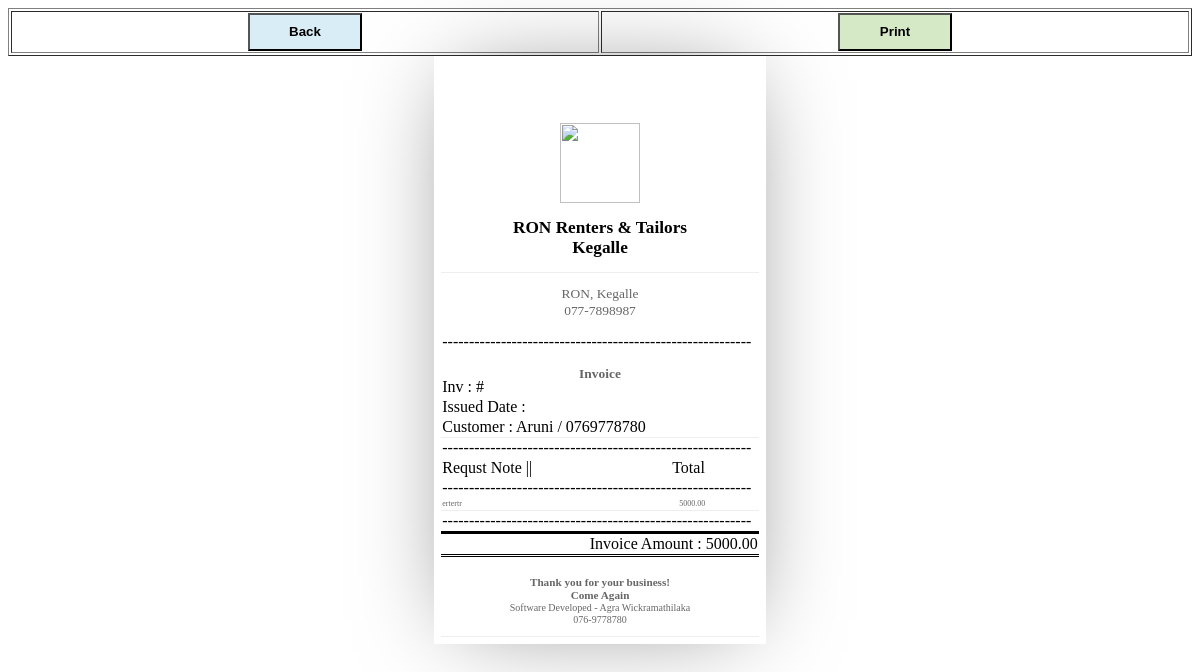
Page /others/report/custom_req_invoice.php?req_no=CR001 on the committed database.
### tables this page shows
CREATE TABLE `customer_request_payment_details` (
  `cus_req_pay_id` int(10) NOT NULL AUTO_INCREMENT,
  `cus_req_no` varchar(10) NOT NULL,
  `cus_req_inv_no` varchar(10) NOT NULL,
  `cus_req_total` decimal(15,2) DEFAULT NULL,
  `cus_req_advance` decimal(15,2) DEFAULT NULL,
  `cus_req_balance` decimal(15,2) DEFAULT NULL,
  `cus_req_added_date_time` datetime DEFAULT current_timestamp(),
  `cus_req_inv_added_user` int(5) DEFAULT NULL,
  `cus_req_status` int(2) DEFAULT 0 COMMENT '0=not completed, 1=payment completed',
  `cus_req_issued_date` datetime DEFAULT NULL,
  `cus_req_note` varchar(255) DEFAULT NULL,
  PRIMARY KEY (`cus_req_pay_id`)
);

CREATE TABLE `customer_details` (
  `cus_id` int(6) NOT NULL AUTO_INCREMENT,
  `cus_regi_no` varchar(10) NOT NULL,
  `cus_name` varchar(255) NOT NULL,
  `cus_gender` varchar(100) NOT NULL,
  `cus_nic` varchar(12) DEFAULT NULL,
  `cus_email` varchar(255) NOT NULL,
  `cus_contact` varchar(15) NOT NULL,
  `cus_address` varchar(255) DEFAULT NULL,
  `cus_status` int(155) NOT NULL DEFAULT 1,
  `cus_regi_date` datetime DEFAULT current_timestamp(),
  `cus_login_code` varchar(255) NOT NULL,
  PRIMARY KEY (`cus_id`),
  UNIQUE KEY `cus_contact` (`cus_contact`)
);

### others/class/main_funtions.php (called while the page is built, shortened)
<?php
class setting {
    function connectDB() {
        $con = mysqli_connect(DB_HOST, DB_USER, DB_PASS, DB_NAME);
        mysqli_set_charset($con, "utf8");
        return $con;
    }
    function basic_Select_Query($query) {
        $data = array();
        $result = mysqli_query($this->connectDB(), $query)or die(mysqli_error($this->connectDB()));
        while ($row = mysqli_fetch_assoc($result)) {
            $data[] = $row;
        }
        return $data;
    }
}
?>

### others/report/custom_req_invoice.php (the view, shortened to what this page needs)
<?php
require_once './others/class/main_funtions.php';
$app = new setting();
$req_no = $_GET['req_no'];
$query = "SELECT
customer_request_payment_details.cus_req_inv_no,
customer_request_payment_details.cus_req_note,
customer_request_payment_details.cus_req_total,
customer_request_payment_details.cus_req_issued_date,
customer_details.cus_name,
customer_details.cus_contact
FROM
customer_request_payment_details
INNER JOIN custom_request_details ON customer_request_payment_details.cus_req_no = custom_request_details.cus_req_no
INNER JOIN customer_details ON custom_request_details.cus_req_nic = customer_details.cus_nic
WHERE
customer_request_payment_details.cus_req_no = '{$req_no}'";
$result = $app->basic_Select_Query($query);
?>
<html>
    <head>
    </head>
    <body>
        <table border="" style="width: 100%; font-weight: bold;" class="tbl_boder displayHide center">
            <thead>
                <tr>
                    <th><a href="./?x=cus_req_complete"><button type="button" style="background-color: #D9EDF7; width: 3cm; height: 1cm;" ><b>Back</b></button></a></th>
                    <th><button type="button" onclick="window.print();" style="background-color: #D6E9C6; width: 3cm; height: 1cm;" ><b>Print</b></button></th>
                </tr>
            </thead>
        </table>
        <div id="invoice-POS">
            <center id="top">
                <div class="logo"></div>
                <div>
                    <img src="http://localhost/sms/other/images/favi/pet_me-012.jpg" style="width:80px;height: 80px">
                </div>
                <div class="info">
                    <h2>RON Renters & Tailors <br> Kegalle</h2>
                </div>
            </center>
            <div id="mid">
                <div class="info" style="text-align: center">
                    <p>
                        RON, Kegalle</br>
                        077-7898987
                    </p>
                    <table>
                        <tr> <td colspan="5">----------------------------------------------------------</td></tr>
                    </table>
                    <p>
                        <b style="margin-bottom:1px">Invoice</b>
                    </p>
                </div>
                <div class="info" style="text-align: left;margin-top:-40px;">
                    <table>
                        <tr>
                            <td>Inv : #<?php echo $result[0]['cus_req_inv_no']; ?> </td>
                        </tr>
                        <tr>
                            <td>Issued Date : <?php echo $result[0]['cus_req_issued_date']; ?></td><br>
                        </tr>
                        <tr>
                            <td> Customer : <?php echo $result[0]['cus_name'] . ' / ' . $result[0]['cus_contact']; ?></td>
                        </tr>
                    </table>
                </div>
            </div>
            <div id="bot">
                <div id="table">
                    <table>
                        <tr> <td colspan="5">----------------------------------------------------------</td></tr>
                        <tr>
                            <td colspan="4">Requst Note ||</td>
                            <td>Total </td>
                        </tr>
                        <tr> <td colspan="5">----------------------------------------------------------</td></tr>
                        <tr class="service">
                            <td class="tableitem" colspan="4"><p class="itemtext"><?php echo $result[0]['cus_req_note'] ?></p></td>
                            <td class="tableitem"><p class="itemtext" style="padding-left:7px;"><?php echo $result[0]['cus_req_total'] ?></p></td>
                        </tr>
                        <tr><td colspan="5">----------------------------------------------------------</td></tr>
                        <tr><td colspan="5" style="text-align: right; border-top-style: solid; border-bottom: double">Invoice Amount : <?php echo number_format((float) $result[0]['cus_req_total'], 2, '.', ''); ?></td></tr>
                    </table>
                </div>
                <div id="legalcopy">
                    <p class="legal" style="text-align: center;"><strong>Thank you for your business!<br> Come Again</strong>
                    </p>
                    <p class="legal" style="text-align: center;font-size: 10px;margin-top: -12px">Software Developed - Agra Wickramathilaka <br> 076-9778780
                    </p>
                </div>
            </div>
        </div>
    </body>
</html>

### rows in the picture
customer_request_payment_details: customer_details.cus_name "Aruni", customer_details.cus_contact "0769778780", cus_req_note "ertertr", cus_req_total "5000.00"
